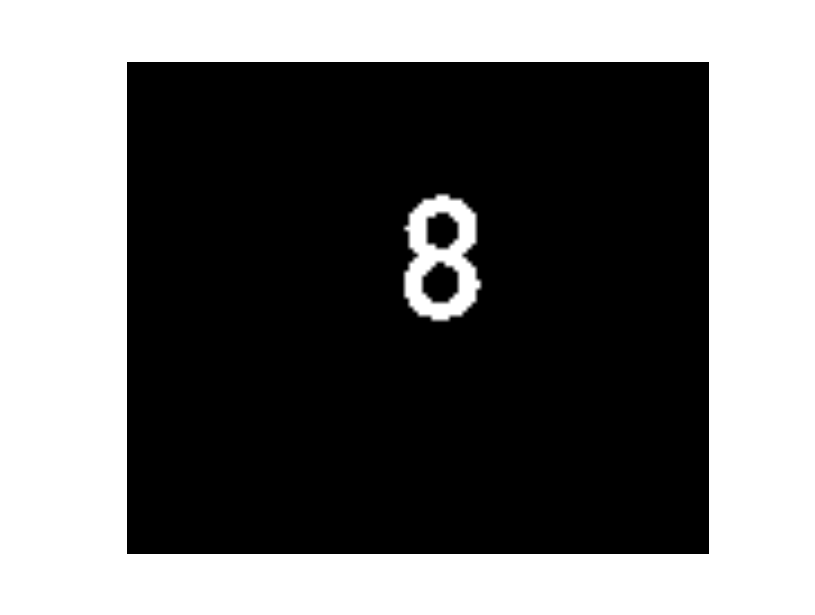
#> input picture interview_problems/target_text_extraction/char_8.png, 815 x 615 px
$ python -i text_extraction.py   (imports and definitions only)
#> lines starting #> are read from the running program, lines starting #| are printed output that depends on the picture; after the words box and inside, x2 and y2 are one past the last pixel; in counts of white or black regions, pixels touching at a corner belong together
import matplotlib.pyplot as plt
import numpy as np
from skimage.util import img_as_float
from skimage.io import imread
from skimage.io import imsave
from skimage import filter
from skimage.color import rgb2gray
import scipy.ndimage as ndi
from skimage import dtype_limits
from scipy.ndimage import gaussian_filter
from collections import namedtuple

# [5 lines left out: function show_sub_image, not called in this run]

def smooth_with_function_and_mask(image, function, mask):
    # taken from _canny.py
    bleed_over = function(mask.astype(float))
    masked_image = np.zeros(image.shape, image.dtype)
    masked_image[mask] = image[mask]
    smoothed_image = function(masked_image)
    output_image = smoothed_image / (bleed_over + np.finfo(float).eps)
    return output_image

def connected_component_labeling(binary_image):
    # 8-connectivity based
    # two-pass algorithm
    label_image = np.zeros(binary_image.shape, int)

    label_count = 0;
    equivalent_label_array = [0]
    # 1st pass
    for row in range(0,binary_image.shape[0]):
        for col in range(0,binary_image.shape[1]):
            if binary_image[row,col] == False:
                continue # current pixel is background
            label = 0
            if row > 0:
                # check north-west, north and north-east neighbours
                for col_shift in range(-1,2):
                    if ((col + col_shift) < 0) or ((col + col_shift) >= binary_image.shape[1]):
                        continue
                    if binary_image[row-1,col + col_shift] == True:
                        label_neighbour = label_image[row-1,col + col_shift]
                        if label > 0:
                            # check for equivalence label
                            if label_neighbour < label:
                                equivalent_label_array[label] = label_neighbour
                                label = label_neighbour
                            elif label_neighbour > label:
                                equivalent_label_array[label_neighbour] = label
                        else:
                            label = label_neighbour

            # check the west neighbour
            if col > 0:
                if binary_image[row,col-1] == True:
                    label_neighbour = label_image[row,col-1]
                    if label > 0:
                        # check for equivalence label
                        if label_neighbour < label:
                            equivalent_label_array[label] = label_neighbour
                            label = label_neighbour
                        elif label_neighbour > label:
                            equivalent_label_array[label_neighbour] = label
                    else:
                        label = label_neighbour

            if label == 0:
                # none of the above neighbours are foreground
                label_count += 1
                label = label_count
                equivalent_label_array.append(label_count)

            # assign label for current pixel
            label_image[row,col] = label

    print('label_count: %d\n' % (label_count))
    # for equivalence set, assigning smallest label as parent
    for label_i in range(2,len(equivalent_label_array)):
        if equivalent_label_array[label_i] != label_i:
            label = label_i
            # find the smallest label as parent
            while equivalent_label_array[label] != label:
                label = equivalent_label_array[label]
            # now assign that label as parent to each of these
            label_intermediate = label_i
            while equivalent_label_array[label_intermediate] != label:
                label_parent = equivalent_label_array[label_intermediate]
                equivalent_label_array[label_intermediate] = label
                label_intermediate = label_parent

    print('equivalent_label_array: %s\n' % (equivalent_label_array))
    equivalent_label_set = list(set(equivalent_label_array))
    print('label_count(unique): %d\n' % (len(equivalent_label_set)))

    # 2nd pass
    for row in range(0,binary_image.shape[0]):
        for col in range(0,binary_image.shape[1]):
            if binary_image[row,col] == False:
                continue # current pixel is background
            label = label_image[row,col]
            if equivalent_label_array[label] != label:
                label_image[row,col] = equivalent_label_array[label]

    point_t = namedtuple('point','row col')
    bbox_t = namedtuple('bbox','row_min row_max col_min col_max')
    connected_component_t = namedtuple('connected_component','points stroke_width_mean stroke_width_std bounding_box text_possible_flag')
    label_cc_map = {}
    # connected components
    #sum_count = 0
    #cur_point = point_t(row=0, col=0)
    for row_i in range(0,binary_image.shape[0]):
        for col_i in range(0,binary_image.shape[1]):
            if binary_image[row_i,col_i] == False:
                continue # current pixel is background
            label = label_image[row_i,col_i]
            cur_point = point_t(row=row_i,col=col_i)

            if label not in label_cc_map:
                bbox = bbox_t(row_min=row_i, row_max=row_i, col_min=col_i, col_max=col_i)
                label_cc_map[label] = connected_component_t(points=[cur_point],stroke_width_mean=np.nan, \
                                        stroke_width_std=np.nan, bounding_box=bbox, text_possible_flag=False)
                #label_cc_map[label] = label_cc_map[label].points.append(cur_point)
            else:
                #sum_count += 1
                list_points = label_cc_map[label].points
                list_points.append(cur_point)
                bbox = label_cc_map[label].bounding_box
                if row_i < bbox.row_min:
                    bbox = bbox._replace(row_min = row_i)
                if row_i > bbox.row_max:
                    bbox = bbox._replace(row_max = row_i)
                if col_i < bbox.col_min:
                    bbox = bbox._replace(col_min = col_i)
                if col_i > bbox.col_max:
                    bbox = bbox._replace(col_max = col_i)
                label_cc_map[label] = label_cc_map[label]._replace(points = list_points, bounding_box = bbox)

    #print('sum_count: %d\n' % (sum_count))
    # stroke width transform(SWT)
    swt_image = np.zeros(binary_image.shape, int)
    swt_image += (binary_image.shape[0]+binary_image.shape[1])

    # 1st pass of SWT
    for row in range(0,binary_image.shape[0]):
        for col in range(0,binary_image.shape[1]):
            if binary_image[row,col] == False:
                continue # current pixel is background
            # horizontal direction
            if (col == 0) or (binary_image[row,col-1] == False):
                # edge with gradient in horizontal direction
                opp_col = col+1
                while (opp_col < binary_image.shape[1]) and (binary_image[row,opp_col] == True):
                    opp_col += 1
                stroke_width = opp_col - col
                for col_index in range(col,opp_col):
                    if stroke_width < swt_image[row,col_index]:
                        swt_image[row,col_index] = stroke_width

            # vertical direction
            if (row == 0) or (binary_image[row-1,col] == False):
                # edge with gradient in vertical direction
                opp_row = row+1;
                while (opp_row < binary_image.shape[0]) and (binary_image[opp_row,col] == True):
                    opp_row += 1
                stroke_width = opp_row - row
                for row_index in range(row,opp_row):
                    if stroke_width < swt_image[row_index,col]:
                        swt_image[row_index,col] = stroke_width

            # diagonal directions
            if (row > 0) and (col > 0) and (binary_image[row-1,col-1] == False) and binary_image[row,col-1] and \
                binary_image[row-1,col]:
                # edge with gradient towards 4th quadrant
                opp_index = 1
                while (row+opp_index < binary_image.shape[0]) and (col+opp_index < binary_image.shape[1]) and \
                    binary_image[row+opp_index,col+opp_index]:
                    opp_index += 1
                stroke_width = opp_index
                for incr_index in range(1,opp_index):
                    if stroke_width < swt_image[row+incr_index,col+incr_index]:
                        swt_image[row+incr_index,col+incr_index] = stroke_width

            if (col < binary_image.shape[1]-1) and (row > 0) and (binary_image[row-1,col+1] == False) and \
                binary_image[row-1,col] and binary_image[row,col+1]:
                # edge with gradient towards 3rd quadrant
                opp_index = 1
                while (row+opp_index < binary_image.shape[0]) and (col >= opp_index) and binary_image[row+opp_index,col-opp_index]:
                    opp_index += 1
                stroke_width = opp_index
                for incr_index in range(1,opp_index):
                    if stroke_width < swt_image[row+incr_index,col-incr_index]:
                        swt_image[row+incr_index,col-incr_index] = stroke_width

    # 2nd pass (median)
    swt_final_image = swt_image

    for row in range(0,binary_image.shape[0]):
        for col in range(0,binary_image.shape[1]):
            if binary_image[row,col] == False:
                continue # current pixel is background
            # horizontal direction
            if (col == 0) or (binary_image[row,col-1] == False):
                # edge with gradient in horizontal direction
                label_array = [swt_image[row,col]]
                opp_col = col+1
                while (opp_col < binary_image.shape[1]) and (binary_image[row,opp_col] == True):
                    label_array.append(swt_image[row,opp_col])
                    opp_col += 1
                median_label = np.median(label_array)
                for col_index in range(col,opp_col):
                    if median_label < swt_final_image[row,col_index]:
                        swt_final_image[row,col_index] = median_label

            # vertical direction
            if (row == 0) or (binary_image[row-1,col] == False):
                # edge with gradient in vertical direction
                label_array = [swt_image[row,col]]
                opp_row = row+1;
                while (opp_row < binary_image.shape[0]) and (binary_image[opp_row,col] == True):
                    label_array.append(swt_image[opp_row,col])
                    opp_row += 1
                median_label = np.median(label_array)
                for row_index in range(row,opp_row):
                    if median_label < swt_final_image[row_index,col]:
                        swt_final_image[row_index,col] = median_label

            # diagonal directions
            if (row > 0) and (col > 0) and (binary_image[row-1,col-1] == False) and binary_image[row,col-1] \
                and binary_image[row-1,col]:
                # edge with gradient towards 4th quadrant
                label_array = [swt_image[row,col]]
                opp_index = 1
                while (row+opp_index < binary_image.shape[0]) and (col+opp_index < binary_image.shape[1]) \
                    and binary_image[row+opp_index,col+opp_index]:
                    label_array.append(swt_image[row+opp_index,col+opp_index])
                    opp_index += 1
                median_label = np.median(label_array)
                for incr_index in range(1,opp_index):
                    if median_label < swt_final_image[row+incr_index,col+incr_index]:
                        swt_final_image[row+incr_index,col+incr_index] = median_label

            if (col < binary_image.shape[1]-1) and (row > 0) and (binary_image[row-1,col+1] == False) \
                and binary_image[row-1,col] and binary_image[row,col+1]:
                # edge with gradient towards 3rd quadrant
                label_array = [swt_image[row,col]]
                opp_index = 1
                while (row+opp_index < binary_image.shape[0]) and (col >= opp_index) and binary_image[row+opp_index,col-opp_index]:
                    label_array.append(swt_image[row+opp_index,col-opp_index])
                    opp_index += 1
                median_label = np.median(label_array)
                for incr_index in range(1,opp_index):
                    if median_label < swt_final_image[row+incr_index,col-incr_index]:
                        swt_final_image[row+incr_index,col-incr_index] = median_label


    # compute stats of components
    for label in label_cc_map:
        stroke_width_array = []
        for point in label_cc_map[label].points:
            row = point.row
            col = point.col
            stroke_width = swt_final_image[row,col]
            stroke_width_array.append(stroke_width)

        label_cc_map[label] = label_cc_map[label]._replace(stroke_width_mean = np.mean(stroke_width_array), \
                                stroke_width_std = np.std(stroke_width_array))

    # now check for the possibility of the connected component being part of text
    for label in label_cc_map:
        if label_cc_map[label].stroke_width_std > 0.5*label_cc_map[label].stroke_width_mean:
            continue
        bbox = label_cc_map[label].bounding_box
        width = bbox.col_max - bbox.col_min + 1
        height = bbox.row_max - bbox.row_min + 1
        if (height/width < 1./10.) or (height/width > 10.):
            continue
        # now check how many other connected components are inside the current connected component
        count_internal_cc = 0
        for other_label in label_cc_map:
            if other_label == label:
                continue
            bbox_other = label_cc_map[other_label].bounding_box
            if (bbox.row_min < bbox_other.row_min) and (bbox.row_max > bbox_other.row_max) and \
                (bbox.col_min < bbox_other.col_min) and (bbox.col_max > bbox_other.col_max):
                count_internal_cc += 1

        if count_internal_cc < 3:
            label_cc_map[label] = label_cc_map[label]._replace(text_possible_flag = True)

    # now write the binary image where text is the white foreground
    text_image = np.zeros(binary_image.shape,np.uint8) #np.dtype('float64')
    for label in label_cc_map:
        if label_cc_map[label].text_possible_flag == False:
            continue # non-text connected component
        for point in label_cc_map[label].points:
            row = point.row
            col = point.col
            text_image[row,col] = 255

    #imsave('out.png',text_image)
    plt.imshow(text_image)
    plt.savefig('out.png')
    return text_image


def process_sub_image(img,sigma=1.):
    if img.ndim == 3:
        img = rgb2gray(img)
    edges = filter.canny(img)
    #show_sub_image(edges)

    low_threshold = 0.1 * dtype_limits(img)[1]
    high_threshold = 0.2 * dtype_limits(img)[1]
    mask = np.ones(img.shape, dtype=bool)
    fsmooth = lambda x: gaussian_filter(x, sigma, mode='constant')
    smoothed = smooth_with_function_and_mask(img, fsmooth, mask)
    jsobel = ndi.sobel(smoothed, axis=1)
    isobel = ndi.sobel(smoothed, axis=0)

    thresh = filter.threshold_otsu(img)
    binary = img > thresh
    #show_sub_image(binary)
    return connected_component_labeling(binary)
    # return binary


# [8 lines not run here, left out]

'''
http://scikit-image.org/docs/0.9.x/auto_examples/plot_template.html
shows how to select subimage

http://scikit-image.org/docs/dev/auto_examples/plot_otsu.html
http://en.wikipedia.org/wiki/Connected-component_labeling

http://stackoverflow.com/questions/13811334/saving-numpy-ndarray-in-python-as-an-image
'''

>>> import cv2
>>> picture = cv2.cvtColor(cv2.imread('char_8.png'), cv2.COLOR_BGR2RGB)
#> picture is the input picture: shape (615, 815, 3); min 0, max 255, mean 112.1
>>> result = process_sub_image(picture)
#> in process_sub_image, `edges = filter.canny(img)`:
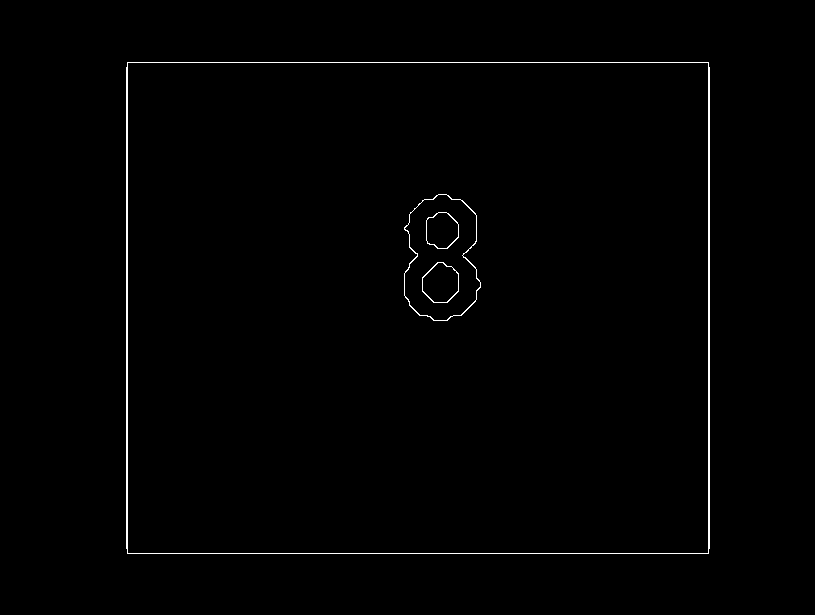
#> edges: shape (615, 815) bool; 0.76% white in thin lines or dots, all inside (x1, y1, x2, y2) = (126, 62, 710, 554)
#> in process_sub_image, `low_threshold = 0.1 * dtype_limits(img)[1]`: low_threshold = 0.1
#> in process_sub_image, `high_threshold = 0.2 * dtype_limits(img)[1]`: high_threshold = 0.2
#> in smooth_with_function_and_mask, `bleed_over = function(mask.astype(float))`:
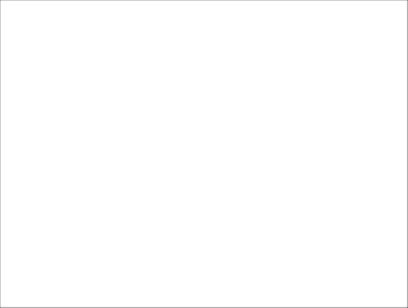
#> bleed_over: shape (615, 815) float64 (shown at 1/2 size); min 0.489, max 1, mean 0.998
#> in process_sub_image, `isobel = ndi.sobel(smoothed, axis=0)`:
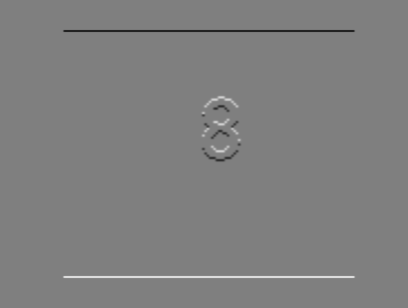
#> isobel: shape (615, 815) float64 (shown at 1/2 size); min -2.56, max 2.56, mean 2.18e-18; drawn with min black and max white
#> in process_sub_image, `thresh = filter.threshold_otsu(img)`: thresh = 0.498
#> after the loop in connected_component_labeling, `for row in range(0,binary_image.shape[0]):`:
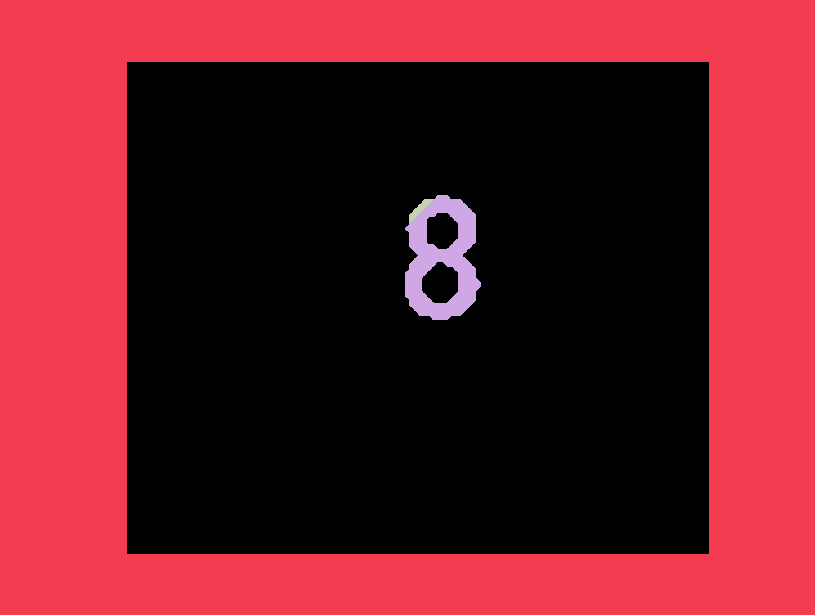
#> label_image: shape (615, 815) int64; 13 distinct labels, from 0 to 12; one colour per label, 0 black
#| label_count: 12
#| equivalent_label_array: [0, 1, 2, 2, 2, 2, 2, 2, 2, 2, 2, 2, 2]
#| label_count(unique): 3
#> after the loop in connected_component_labeling, `for row in range(0,binary_image.shape[0]):`:
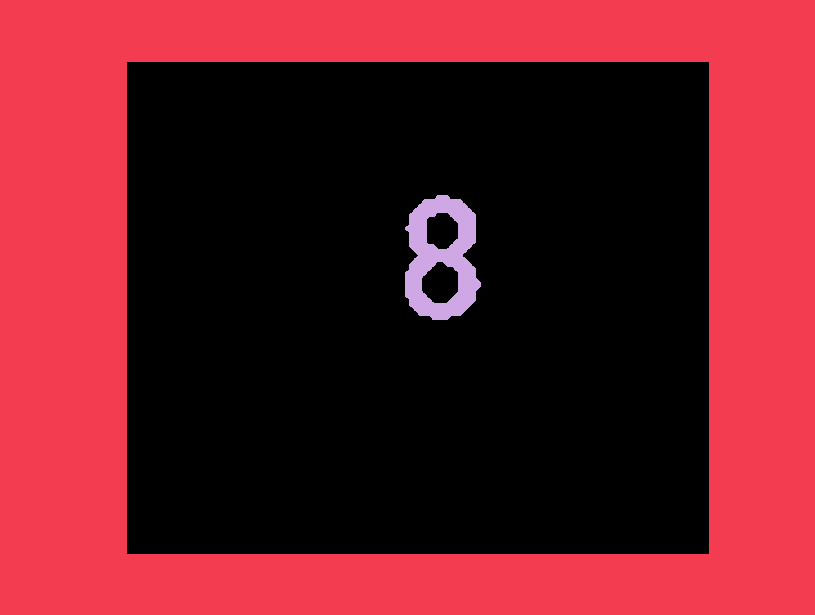
#> label_image: shape (615, 815) int64; 3 distinct labels, from 0 to 2; one colour per label, 0 black
#> after the loop in connected_component_labeling, `for row in range(0,binary_image.shape[0]):`:
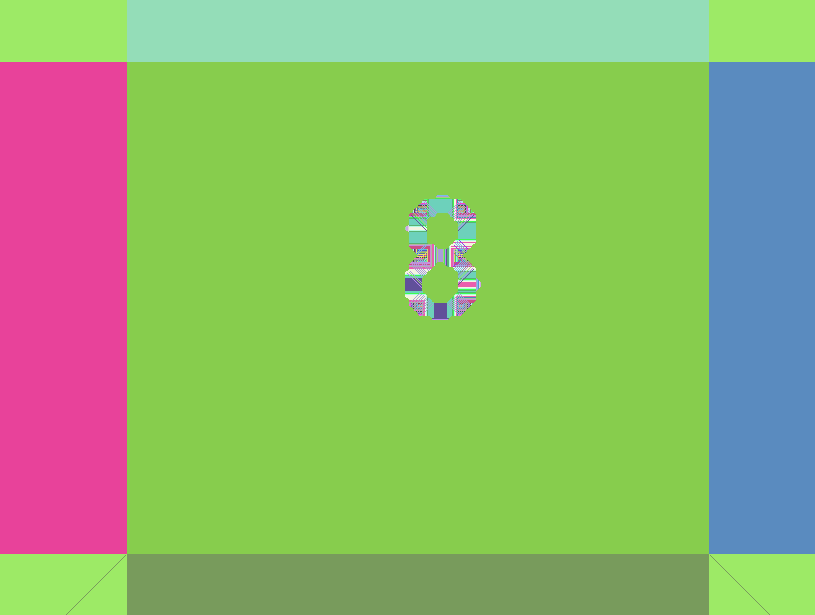
#> swt_image: shape (615, 815) int64; 58 distinct labels, from 3 to 1430; one colour per label, 0 black
#> after the loop in connected_component_labeling, `for row in range(0,binary_image.shape[0]):`:
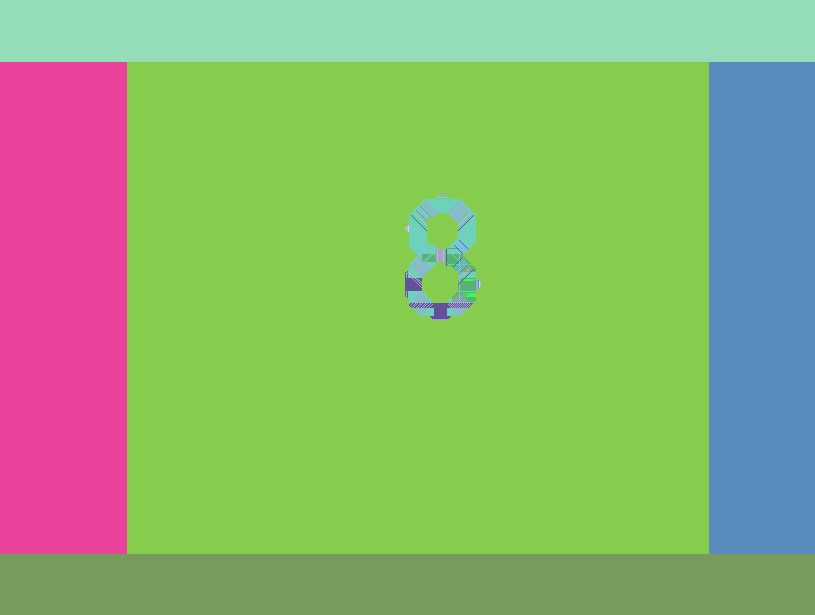
#> swt_final_image: shape (615, 815) int64; 20 distinct labels, from 3 to 1430; one colour per label, 0 black
